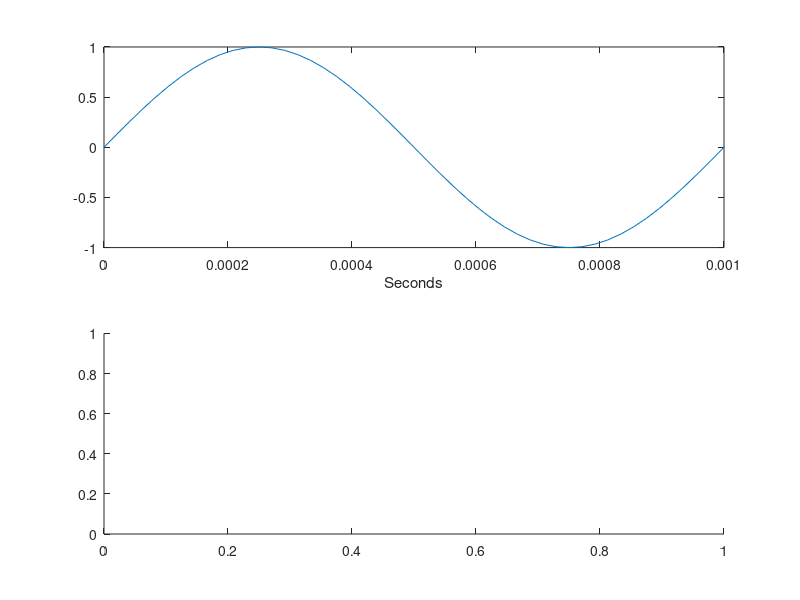

MATLAB code to generate this figure: (Note: this script raises an error after producing the figure.)
%trying a more basic signal

%basic info
Fs = 48000;
Ts = 1/Fs;
t = 0:Ts:1;

%create frequency array
fstep = Fs/length(t);
f = -Fs/2:fstep:Fs/2 - fstep;
w = 2*f/Fs;
wpos = w(end/2:end);

%carrier frequency 
fc = 1000;

%testing 
y = sin(2*pi*fc*t);
Hy = fftshift(fft(y));
HyPos = Hy(end/2:end);

%plot test signal time and freq
figure(1)
subplot(211)
plot(t,y)
xlabel('Seconds')
axis([0 0.001 -1 1])
subplot(212)
plot(wpos,db(abs(HyPos)))
axis tight

white = wgn(length(y),1,0);
white = white/max(white);
Hw = fftshift(fft(white));
HwPos = Hw(end/2:end);

figure(2)
subplot(211)
plot(t,white)
xlabel('Second')
axis tight
subplot(212)
plot(wpos,db(abs(HwPos)))
axis tight

%generate the octave bands
octaves = [31.25 62.5 125 250 500 1000 2000 4000 8000 16000];
fp = zeros(2,10);

for i = 1:2:20
    fp(i) = octaves(round(i/2))/sqrt(2);
    fp(i+1) = octaves(round(i/2))*sqrt(2);
    disp(i)
    disp(fp)
end

%normlize fp
fp = fp/Fs;

c = zeros(2,10);
index = zeros(2,10);

%can now find the average across the bands
for i = 1:20
    [c(i), index(i)] = min(abs(w-fp(i)));
end

avgHy = zeros(1,10);
avgHw = zeros(1,10);

for k = 1:10
   avgHy(k) = mean(db(abs(Hy(index(2*k-1):index(2*k)))));
   avgHw(k) = mean(db(abs(Hw(index(2*k-1):index(2*k)))));
end

%heck yea. I got the average of the white noise (Hw)
%and the average of the signal (Hy)
%now I can band pass filter at each band according to the difference 
%between the averages in dB

diffGain = zeros(1,10);

for j=1:10
    diffGain(j) = avgHw(j) - avgHy(j);
end

%try and get coefficients 

b1 = fir1(50,[fp(1) fp(2)], 'stop');
y1 = filter(b1,1,y);
% b2
% b3
% b4
% b5
% b6
% b7
% b8
% b9
% b10

figure(3)
plot(f,y1)



